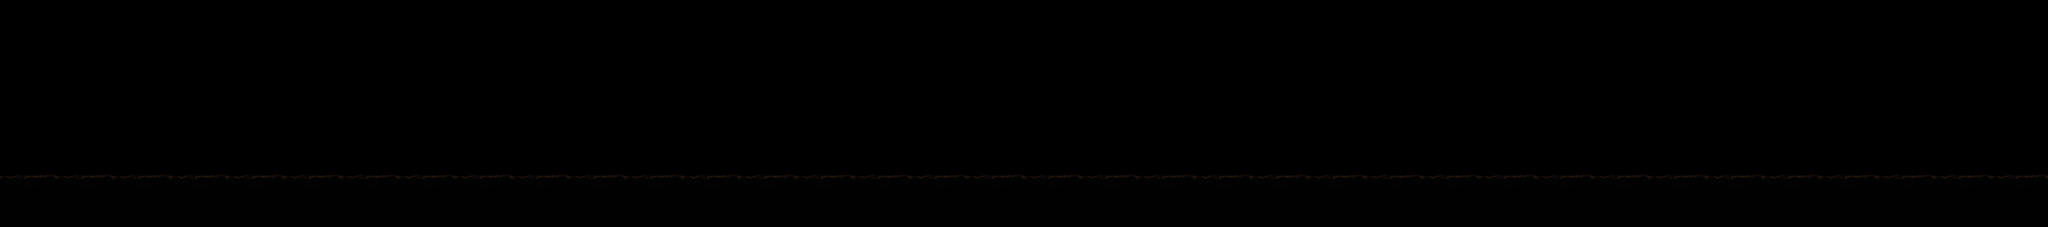

Below is a game level as drawn by its tile map, then a one-line description and the .tmx file that defines it, in full:
An orthogonal 36x4 tile map with 250x250 px tiles, 1 tile layer (Camada de Blocos 1) and 9 objects (3x Chainsaw, 3x FallingBranch, 2x Collider, Player).

<map version="1.10" tiledversion="1.11.2" orientation="orthogonal" renderorder="right-down" width="36" height="4" tilewidth="250" tileheight="250" infinite="0" nextlayerid="4" nextobjectid="18">
 <tileset firstgid="1" source="tiles.tsx" />
 <layer id="1" name="Camada de Blocos 1" width="36" height="4">
  <data encoding="csv">
0,0,0,0,0,0,0,0,0,0,0,0,0,0,0,0,0,0,0,0,0,0,0,0,0,0,0,0,0,0,0,0,0,0,0,0,
0,0,0,0,0,0,0,0,0,0,0,0,0,0,0,0,0,0,0,0,0,0,0,0,0,0,0,0,0,0,0,0,0,0,0,0,
0,0,0,0,0,0,0,0,0,0,0,0,0,0,0,0,0,0,0,0,0,0,0,0,0,0,0,0,0,0,0,0,0,0,0,0,
6,6,6,6,6,6,6,6,6,6,6,6,6,6,6,6,6,6,6,6,6,6,6,6,6,6,6,6,6,6,6,6,6,6,6,6
</data>
 </layer>
 <objectgroup id="2" name="Objetos">
  <object id="1" name="Player" type="Player" x="1208.88" y="423.52" width="193.257" height="263.158" />
  <object id="6" name="ChainsawChainsaw" type="Chainsaw" x="4318.06" y="572.97" width="215.152" height="196.97" />
  <object id="7" name="ChainsawChainsaw" type="Chainsaw" x="2144.42" y="577.515" width="215.152" height="196.97" />
  <object id="8" name="ChainsawChainsaw" type="Chainsaw" x="7004.42" y="541.515" width="215.152" height="196.97" />
  <object id="12" name="FallingBranch" type="FallingBranch" x="3186" y="156" width="84" height="80" />
  <object id="15" name="FallingBranch" type="FallingBranch" x="5686" y="140" width="84" height="80" />
  <object id="17" name="FallingBranch" type="FallingBranch" x="8034" y="132" width="84" height="80" />
 </objectgroup>
 <objectgroup id="3" name="Collider">
  <object id="3" name="Collider" type="Collider" x="1.65937" y="797.539" width="8986" height="178" rotation="0.0983382" />
  <object id="4" name="Collider" type="Collider" x="-20" y="12" width="232" height="1008" />
 </objectgroup>
</map>
